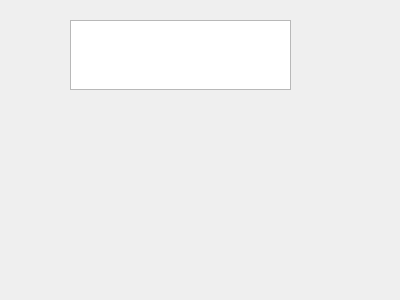
<?xml version="1.0" encoding="UTF-8"?>
<ui version="4.0">
 <class>page2</class>
 <widget class="QWidget" name="page2">
  <property name="geometry">
   <rect>
    <x>0</x>
    <y>0</y>
    <width>400</width>
    <height>300</height>
   </rect>
  </property>
  <property name="windowTitle">
   <string>Form</string>
  </property>
  <widget class="QTextEdit" name="textEdit">
   <property name="geometry">
    <rect>
     <x>70</x>
     <y>20</y>
     <width>221</width>
     <height>70</height>
    </rect>
   </property>
  </widget>
 </widget>
 <resources/>
 <connections/>
</ui>
